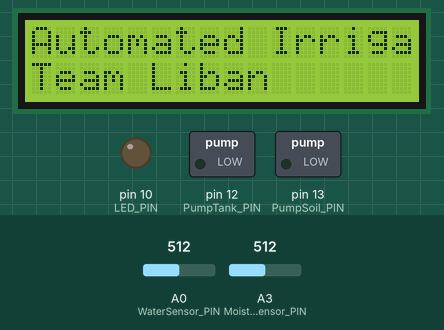
Bench run of a sketch on a simulated Arduino Uno, built with avr-gcc and run on an emulated ATmega328P. Shown: 16×2 character LCD, switched loads named in the sketch (green lamp = pin HIGH), output pins drawn as LEDs (lit = HIGH). The inputs (shaded band) are chosen by the test bench; at power-on: A0 (WaterSensor_PIN) = 512, A3 (MoistureSensor_PIN) = 512. What the sketch prints to the serial monitor is not drawn.

Above: at 0.1 s.
2.9 s: A0 (WaterSensor_PIN) set to 565
4.4 s: A0 (WaterSensor_PIN) set to 587
At 5.5 s:
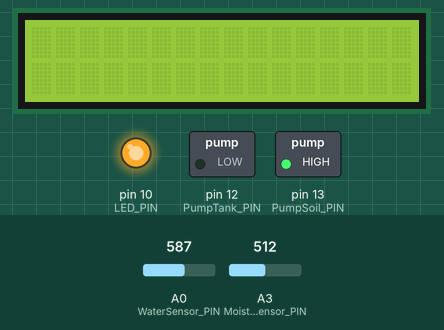
7.4 s: A3 (MoistureSensor_PIN) set to 111
10.4 s: A3 (MoistureSensor_PIN) set to 92
11.9 s: A3 (MoistureSensor_PIN) set to 122
14.9 s: A0 (WaterSensor_PIN) set to 1009
17.9 s: A0 (WaterSensor_PIN) set to 1023
Timing chart, 0 to 20.9 s (numbered marks = the images above; inputs shaded):
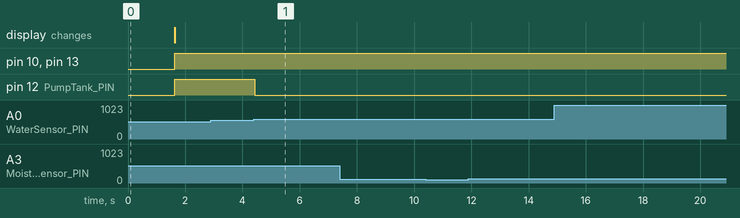

Measured:
- the behaviour switches between 572 and 573 on A0 (WaterSensor_PIN) (found by bisection; images 0 and 1)
- after the input at 4.4 s, pin 12 (PumpTank_PIN): HIGH → LOW at once

The sketch:

Automated_Irrigation_System.ino
```cpp
#include "DFRobot_LCD.h"
DFRobot_LCD lcd(16,2);

// initializing pin modes
int Moisture;
int Level;
int WaterLevel;
int MoistureValue;

int LED_PIN = 10;
int PumpSoil_PIN = 13;
int PumpTank_PIN = 12;
int WaterSensor_PIN = A0;
int MoistureSensor_PIN = A3;

void setup(){
  // put your setup code here, to run once:
  Serial.begin(9600);
  lcd.init();
  lcd.setCursor(0,0);
  lcd.print("Automated Irrigation System");
  lcd.setCursor(0,1);
  lcd.print("Team Liban");
  delay(1500);
  lcd.clear();
  pinMode(LED_PIN, OUTPUT);
  pinMode(PumpSoil_PIN, OUTPUT);
  pinMode(PumpTank_PIN, OUTPUT);
  pinMode(MoistureSensor_PIN, INPUT);
  pinMode(WaterSensor_PIN, INPUT);
}

void loop(){
  // put your main code here, to run repeatedly
  WaterLevel = analogRead(WaterSensor_PIN);
  Level = map(WaterLevel,0,1023,0,100);
  MoistureValue = analogRead(MoistureSensor_PIN);
  Moisture = map(MoistureValue,0,1023,0,100);
  control_func();
  display_func();
}

void control_func(){
  if (Level > 55 && Moisture < 55){
    LCD_func();
    digitalWrite(PumpSoil_PIN,HIGH);
    digitalWrite(PumpTank_PIN,LOW);
    digitalWrite(LED_PIN,HIGH);
  } else if (Level < 55 && Moisture >55) {
    LCD_func();
    digitalWrite(PumpSoil_PIN,LOW);
    digitalWrite(PumpTank_PIN,HIGH);
    digitalWrite(LED_PIN,LOW);
    //delay(500);
  } else if (Level > 55 && Moisture >55) {
    LCD_func();
    digitalWrite(PumpSoil_PIN,LOW);
    digitalWrite(PumpTank_PIN,LOW);
    digitalWrite(LED_PIN,LOW);
    //delay(500);
  } else if (Level < 55 && Moisture <55){
    LCD_func();
    digitalWrite(PumpSoil_PIN,HIGH);
    digitalWrite(PumpTank_PIN,HIGH);
    digitalWrite(LED_PIN,HIGH);
    //delay(500);
  }
}

void display_func(){
  if (Level > 55 && Moisture < 55){
    virtual_terminal();

  } else if (Level < 55 && Moisture >55) {
    virtual_terminal();

  } else if (Level > 55 && Moisture >55) {
    virtual_terminal();

  } else if (Level < 55 && Moisture <55){
    virtual_terminal();
  }
}

void LCD_func(){
  lcd.clear();
  lcd.setCursor(0,0);
  lcd.print("Tank Level:");
  lcd.print(Level);
  lcd.print("%");
  lcd.setCursor(0,1);
  lcd.print("Moisture:");
  lcd.print(Moisture);
  lcd.print("%");
}

void virtual_terminal(){
  lcd.clear();
  Serial.println(F("Water Level:" ));
  Serial.println(Level);
  Serial.println(F("Moisture:" ));
  Serial.println(Moisture);
}
```
